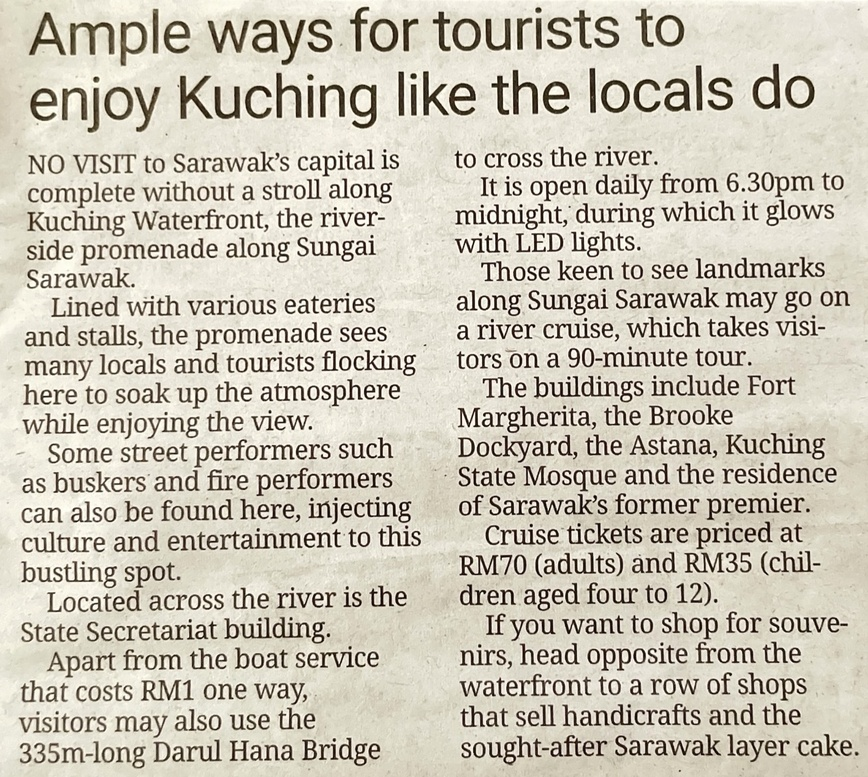
%> input picture data/dataset03/00/pristine.jpg, 868 x 777 px, shrunk from 1464 x 1310 before the run
$ octave Analysis.m   (GNU Octave 9; MATLAB toolbox functions it lacks are replaced by stand-ins)
%> lines starting %> are read from the running program, lines starting %| are printed output that depends on the picture
% Read histogram of prestine image and tampered.

pristine = imread('data/dataset03/00/pristine.jpg');
%> pristine is the input picture: size 777x868x3 uint8; mean R, G, B 203.4, 197.7, 183.4
tampered = imread('data/dataset03/00/tampered.jpg');
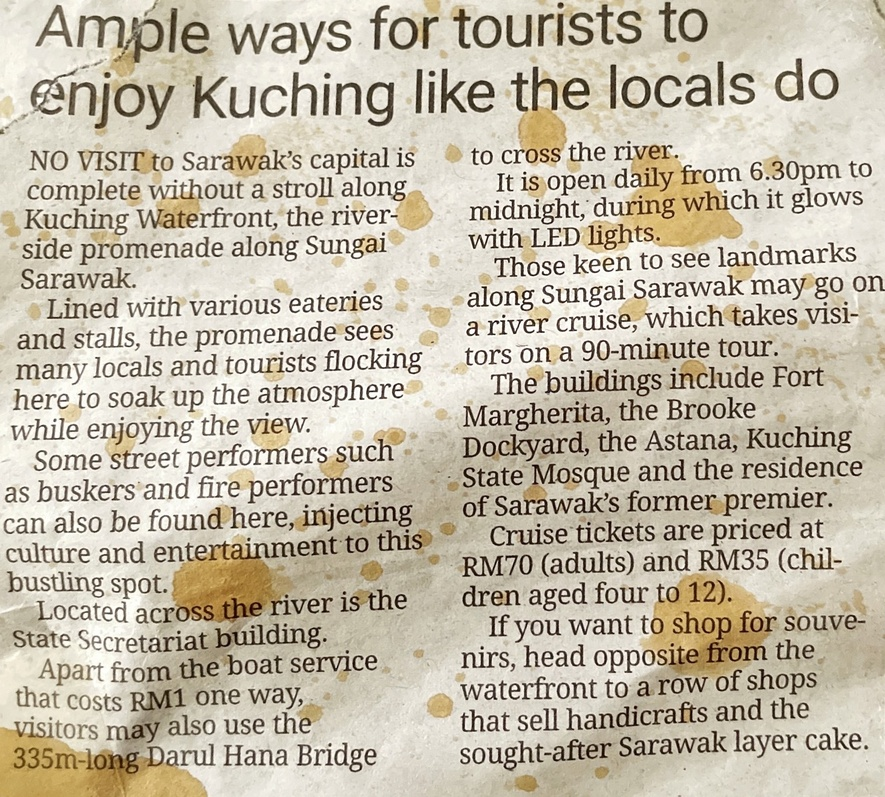
%> input picture data/dataset03/00/tampered.jpg, 885 x 797 px, shrunk from 1492 x 1344 before the run
%> tampered is the input picture: size 797x885x3 uint8; mean R, G, B 196.3, 187.8, 169.8

% Convert to gray-scale.
pristine_gray = rgb2gray(pristine);
tampered_gray = rgb2gray(tampered);
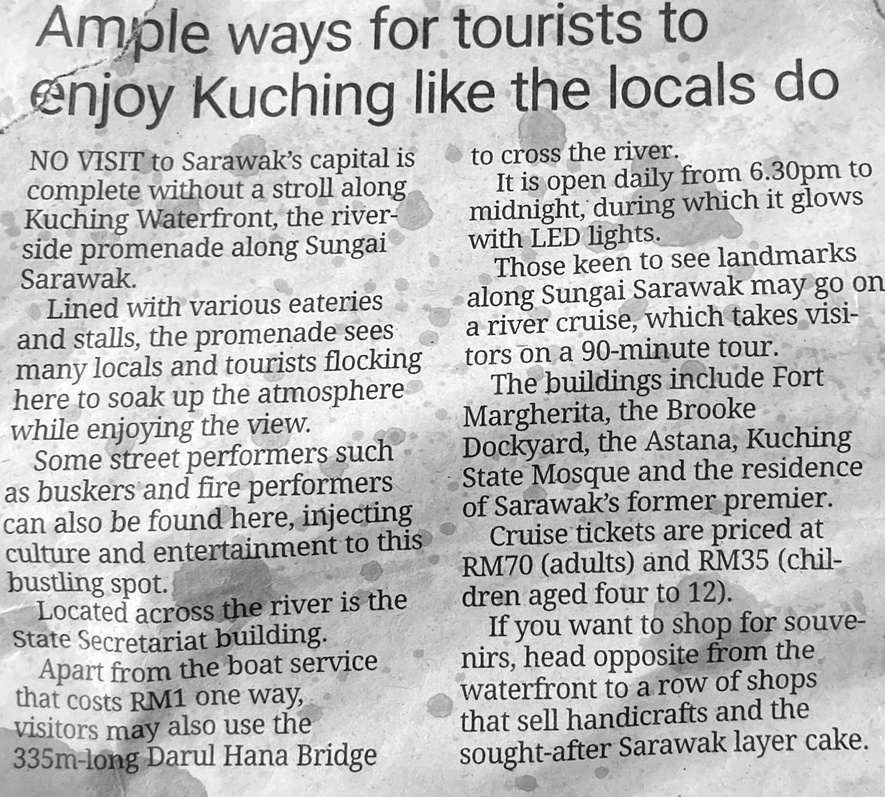
%> tampered_gray: size 797x885 uint8; min 2, max 255, mean 188.3

figure;
subplot(1,2,1), imhist(pristine_gray); title('Pristine');
subplot(1,2,2), imhist(tampered_gray); title('Tampered');
%> after `title('Tampered')`:
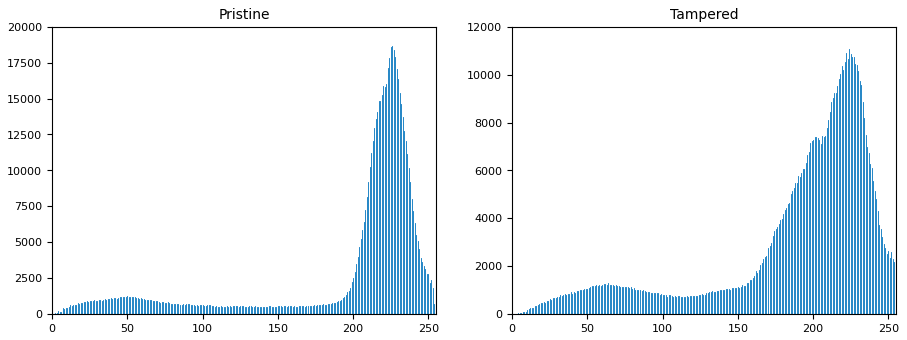
%> figure redrawn from the program's plot data, 2 panels; panel 1: highest point at x = 226, y = 18638; panel 2: highest point at x = 224, y = 11061
